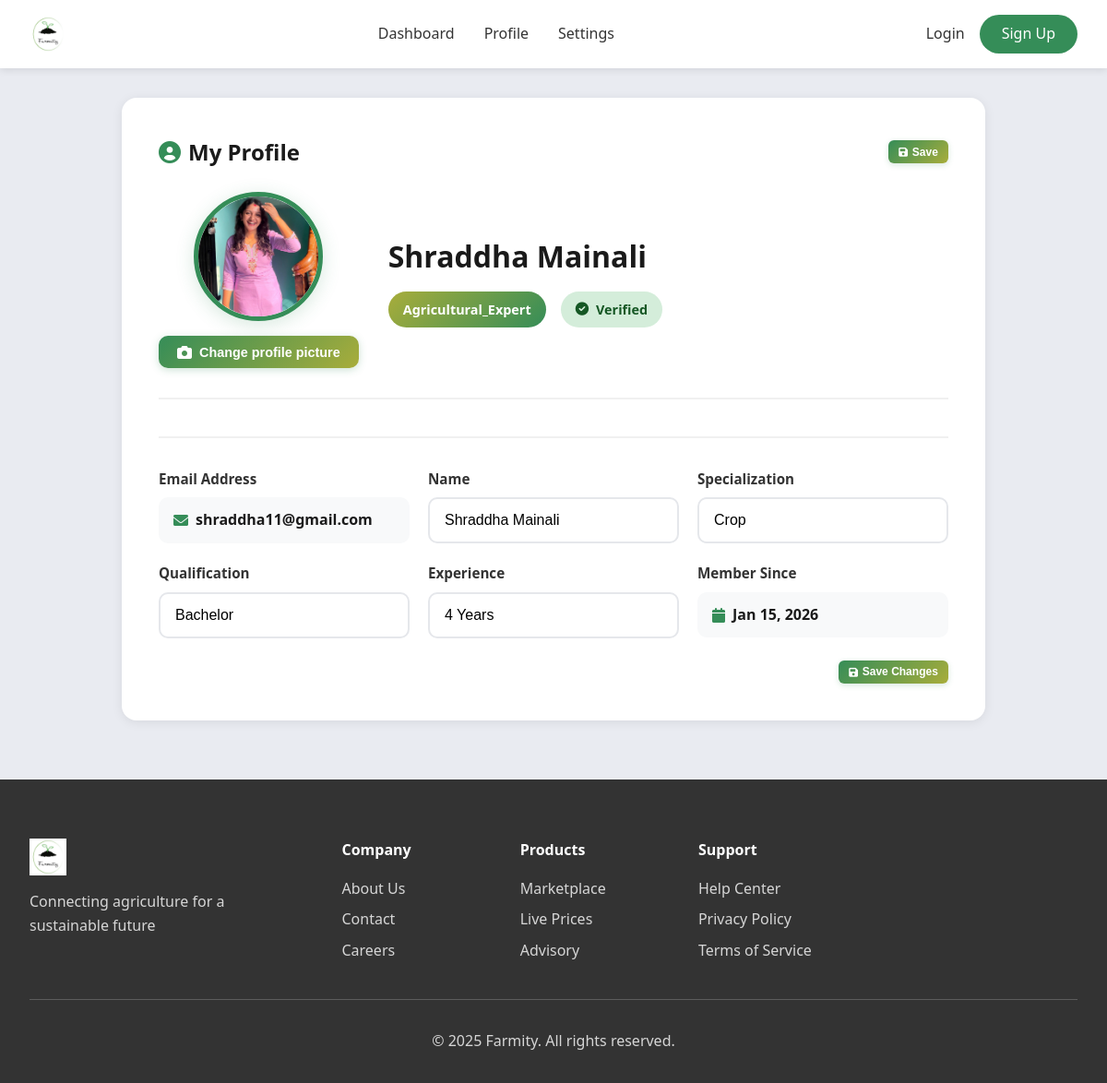
The page /profile/ (signed in) on the database as committed earlier.
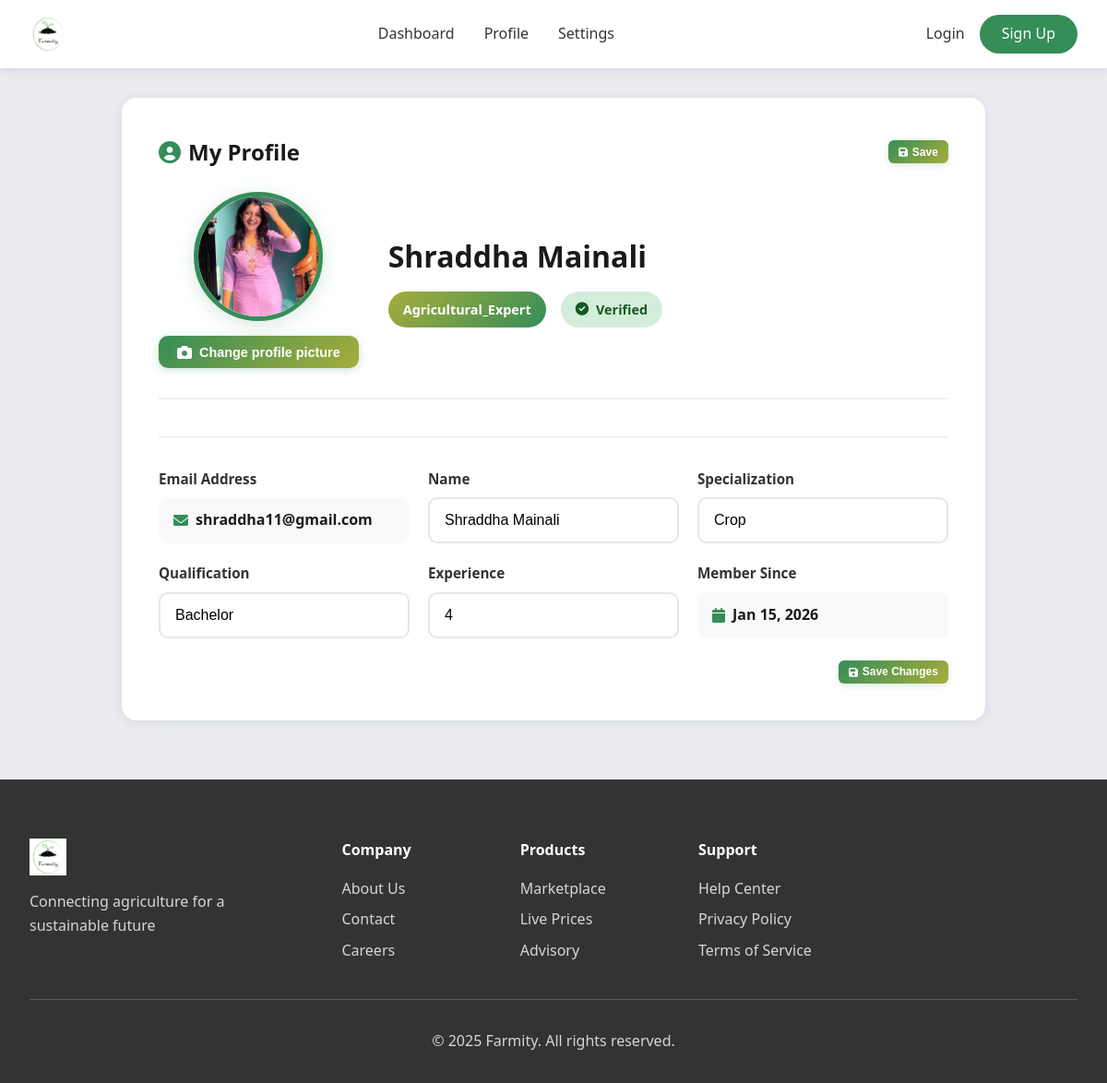
The same page on the database as committed later.
### accounts/models.py (models this page shows, shortened)
class ExpertProfile(models.Model):
    user = models.OneToOneField(User, on_delete=models.CASCADE, related_name='expert_profile')
    name = models.CharField(max_length=255, blank=True, null=True)
    photo = models.ImageField(upload_to='expert_photos/', blank=True, null=True)
    qualification = models.CharField(max_length=255, blank=True, null=True)
    specialization = models.CharField(max_length=255, blank=True, null=True)
    experience = models.CharField(max_length=50, blank=True, null=True)

class User(AbstractBaseUser, PermissionsMixin):
    ROLE_CHOICES = (
        ('admin', 'Admin'),
        ('buyer', 'Buyer'),
        ('farmer', 'Farmer'),
        ('agricultural_expert', 'Agricultural Expert'),
        ('vendor', 'Vendor'),
    )
    email = models.EmailField(unique=True)
    role = models.CharField(max_length=20, choices=ROLE_CHOICES, default='buyer')
    is_active = models.BooleanField(default=True)
    is_verified = models.BooleanField(default=False)
    is_staff = models.BooleanField(default=False)
    date_joined = models.DateTimeField(auto_now_add=True)
    objects = UserManager()
    USERNAME_FIELD = 'email'
    REQUIRED_FIELDS = []

### accounts/views.py (the view, shortened to what this page needs)
# urls.py: path('profile/', profile_page, name='profile'),
@login_required
def profile_page(request):
    user = request.user
    context = {}
    _ensure_role_profile(user)
    if user.role == 'farmer':
        profile, _ = FarmerProfile.objects.get_or_create(user=user)
        if request.method == 'POST':
            if 'update_photo' in request.POST:
                photo_file = request.FILES.get('photo')
                if photo_file:
                    profile.photo = photo_file
                    profile.save()
                    messages.success(request, 'Profile picture updated successfully!')
                else:
                    messages.error(request, 'Please select an image file.')
                return redirect('profile')
            elif 'update_profile' in request.POST:
                profile.name = request.POST.get('name', profile.name)
                profile.location = request.POST.get('location', profile.location)
                profile.contact = request.POST.get('contact', profile.contact)
                profile.farm_size = request.POST.get('farm_size', profile.farm_size)
                profile.crop_types = request.POST.get('crop_types', profile.crop_types)
                profile.livestock_details = request.POST.get('livestock_details', profile.livestock_details)
                profile.save()
                messages.success(request, 'Profile updated successfully!')
                return redirect('profile')
        context['profile'] = profile
    elif user.role == 'agricultural_expert':
        profile, _ = ExpertProfile.objects.get_or_create(user=user)
        context['profile'] = profile
    return render(request, 'profile_details.html', context)

### accounts/views.py (called while the page is built)
def _ensure_role_profile(user):
    if user.role == 'farmer':
        FarmerProfile.objects.get_or_create(user=user)
    elif user.role == 'vendor':
        VendorProfile.objects.get_or_create(user=user)
    elif user.role == 'agricultural_expert':
        ExpertProfile.objects.get_or_create(user=user)
    elif user.role == 'buyer':
        UserProfile.objects.get_or_create(user=user)
    elif user.role == 'admin':
        UserProfile.objects.get_or_create(user=user)

### templates/profile_details.html (shortened to what the changed rows need)
<!DOCTYPE html>
<html lang="en">
<head>
    <link rel="stylesheet" href="/static/css/style.css">
    <link href="https://cdnjs.cloudflare.com/ajax/libs/font-awesome/6.0.0/css/all.min.css" rel="stylesheet">
</head>
<body>
    <main class="main-content">
        <div class="profile-card">
            <div class="profile-header">
                <div class="profile-img-area">
                    {% if request.user.role == 'vendor' %}
                        {% if profile.logo %}
                            <img src="{{ profile.logo.url }}" alt="Profile" class="profile-img-large">
                        {% else %}
                            <div class="profile-img-large" style="display:flex;align-items:center;justify-content:center;background:linear-gradient(135deg, var(--sea-green) 0%, var(--sushi) 100%);font-size:3.5rem;color:white;">
                                <i class="fas fa-building"></i>
                            </div>
                        {% endif %}
                    {% else %}
                        {% if profile.photo %}
                            <img src="{{ profile.photo.url }}" alt="Profile" class="profile-img-large">
                        {% else %}
                            <div class="profile-img-large" style="display:flex;align-items:center;justify-content:center;background:linear-gradient(135deg, var(--sea-green) 0%, var(--sushi) 100%);font-size:3.5rem;color:white;">
                                <i class="fas fa-user"></i>
                            </div>
                        {% endif %}
                    {% endif %}
                    <form id="photoForm" method="POST" action="{% url 'profile' %}" enctype="multipart/form-data" class="change-photo-form">
                        <button type="button" class="btn-change-photo" onclick="document.getElementById('photoInput').click()">
                        </button>
                    </form>
                </div>
                <div class="profile-header-info">
                    <h2>
                        {% if request.user.role == 'vendor' %}
                            {{ profile.company_name|default:request.user.email }}
                        {% else %}
                            {{ profile.name|default:request.user.email }}
                        {% endif %}
                    </h2>
                    <div class="profile-badges">
                        <span class="role-badge">{{ request.user.role|title }}</span>
                        {% if request.user.is_verified %}
                            <span class="verified-badge">
                            </span>
                        {% else %}
                            <span class="unverified-badge">
                                <i class="fas fa-exclamation-circle"></i> Unverified
                            </span>
                        {% endif %}
                    </div>
                </div>
            </div>
            <form method="POST" action="{% url 'profile' %}" enctype="multipart/form-data" class="profile-form-section" id="profileForm">
                <div class="profile-form-grid">
                    {% if request.user.role == 'farmer' %}
                    <div class="form-group">
                        <label>Name</label>
                        <input type="text" name="name" class="form-control" value="{{ profile.name|default:'' }}" placeholder="Full name">
                    </div>
                    <div class="form-group">
                        <label>Contact Number</label>
                        <input type="text" name="contact" class="form-control" value="{{ profile.contact|default:'' }}" placeholder="Phone number">
                    </div>
                    <div class="form-group">
                        <label>Location</label>
                        <input type="text" name="location" class="form-control" value="{{ profile.location|default:'' }}" placeholder="Farm location">
                    </div>
                    <div class="form-group">
                        <label>Farm Size</label>
                        <input type="text" name="farm_size" class="form-control" value="{{ profile.farm_size|default:'' }}" placeholder="e.g., 5 acres">
                    </div>
                    <div class="form-group">
                        <label>Main Crops (comma separated)</label>
                        <input type="text" name="crop_types" class="form-control" value="{{ profile.crop_types|default:'' }}" placeholder="e.g., Wheat, Rice, Corn">
                    </div>
                    <div class="form-group">
                        <label>Livestock Details</label>
                        <input type="text" name="livestock_details" class="form-control" value="{{ profile.livestock_details|default:'' }}" placeholder="e.g., 10 cows, 20 chickens">
                    </div>
                    {% elif request.user.role == 'agricultural_expert' %}
                    <div class="form-group">
                        <label>Name</label>
                        <input type="text" name="name" class="form-control" value="{{ profile.name|default:'' }}" placeholder="Full name">
                    </div>
                    <div class="form-group">
                        <label>Specialization</label>
                        <input type="text" name="specialization" class="form-control" value="{{ profile.specialization|default:'' }}" placeholder="e.g., Crop Management">
                    </div>
                    <div class="form-group">
                        <label>Qualification</label>
                        <input type="text" name="qualifications" class="form-control" value="{{ profile.qualification|default:'' }}" placeholder="e.g., B.Sc Agriculture">
                    </div>
                    <div class="form-group">
                        <label>Experience</label>
                        <input type="text" name="experience" class="form-control" value="{{ profile.experience|default:'' }}" placeholder="e.g., 5+ years">
                    </div>
                    {% endif %}
                </div>
            </form>
        </div>
    </main>
</body>
</html>

Rows that differ between the two databases and show on the page:
changed ExpertProfile "Shraddha Mainali": experience "4 Years" → "4"
